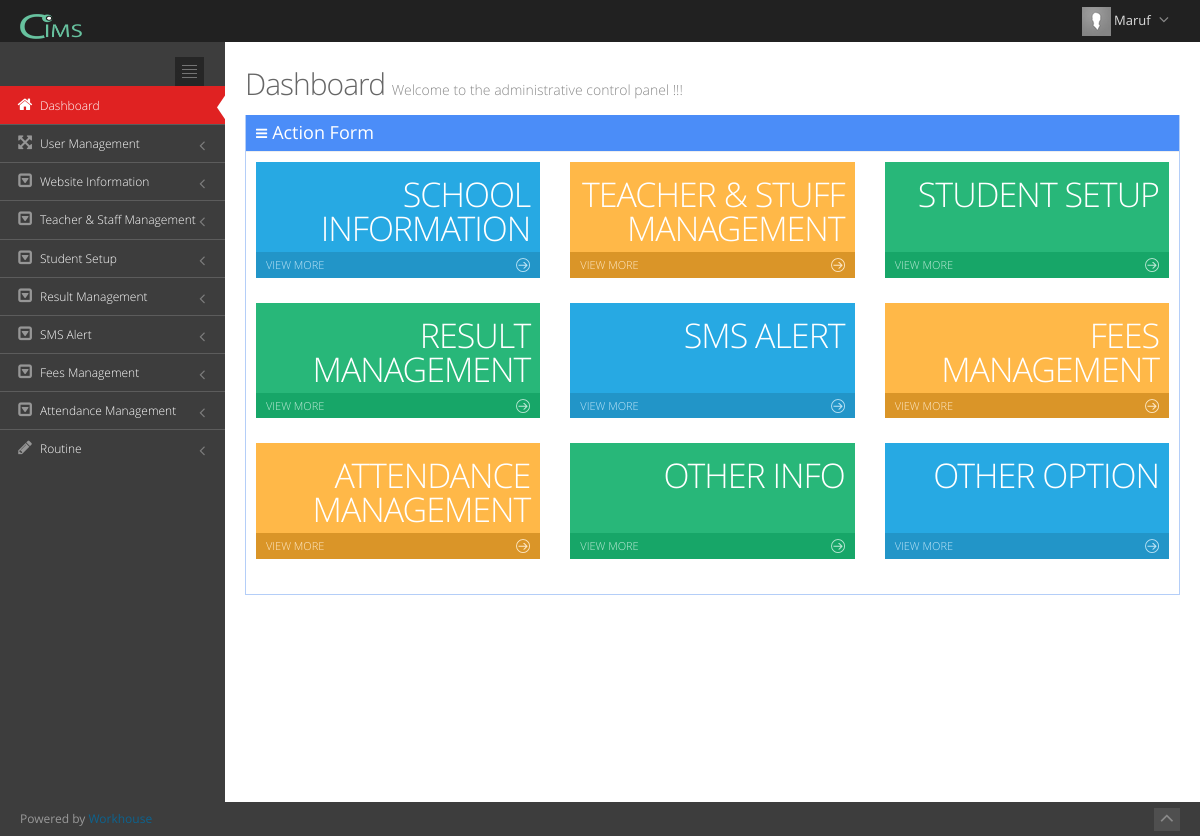
The app's page /index.php?view=home (signed in) with its own data.
### tables this page shows
CREATE TABLE `user_admin` (
  `userid` int(11) NOT NULL,
  `username` text NOT NULL,
  `usr_code` varchar(500) NOT NULL,
  `role` varchar(100) NOT NULL,
  `password` varchar(500) NOT NULL,
  `image` varchar(300) NOT NULL,
  `userdate` date NOT NULL,
  `uniqueToken` varchar(40) NOT NULL
);

CREATE TABLE `t_modules` (
  `moduleid` int(11) NOT NULL COMMENT 'module id',
  `name` text NOT NULL,
  `page_caption` text NOT NULL,
  `page_link` text NOT NULL,
  `is_report` int(2) NOT NULL COMMENT '1=report,0=form',
  `is_main` int(2) NOT NULL COMMENT '1=main,0=sub',
  `icon` varchar(300) NOT NULL,
  `show` int(2) NOT NULL COMMENT '1=show,0=hide'
);

### include/view.php (called while the page is built, shortened)
<?php
	require('functions.php');
	$htaccess = isset($_SERVER['HTACCESS']);
	if(isset($_GET['view'])){
	 	@$view = $_GET['view'];
	}
	else {
	 	$view = 'login';
	}
	$page = $view.'_asoft.php';
	include($page);
?>

### include/functions.php (called while the page is built, shortened)
<?php
function urlroute($url){
	global $htaccess;
	if(!$htaccess){
		$url = 'index.php?view='.$url;
	}
	return $url;
}
function escape($input){
	return mysql_real_escape_string($input);
}
function name($email){
	$sql = "SELECT username FROM user_admin WHERE usr_code = '$email'";
	$qry = mysql_query($sql) or die ("Error in name selection at header".mysql_error());
	$rs = mysql_fetch_array($qry);
	return $rs['username'];
}
?>

### home_asoft.php (the view, shortened to what this page needs)
<?php
$sql_Name = "SELECT name,page_link,page_caption FROM `t_modules` where page_link='".$view."'";
$qry_Name = mysql_query($sql_Name);
$page_title = mysql_result($qry_Name, 0, "name");
$page_caption = mysql_result($qry_Name, 0, "page_caption");
if(isset($_SESSION['com_cbs_aaiam_school_maruf_user_email']) == true)
{
?>
<div class="page-content">
    <div class="row">
        <div class="col-md-12">
        	<h3 class="page-title"><?php echo $page_title;?> <small><?php echo $page_caption;?></small></h3>
        </div>
    </div>
    <div class="row">
        <div class="col-md-12">
<div class="portlet box blue ">
                        <div class="portlet-title">
                            <div class="caption"><i class="icon-reorder"></i>Action Form</div>
                        </div>
                        <div class="portlet-body  flip-scroll">
                            <div class="row">
                                <div class="col-lg-4 col-md-4 col-sm-6 col-xs-12">
                                    <div class="dashboard-stat blue">
                                        <div class="visual">
                                        </div>
                                        <div class="details">
                                            <div class="number">
                                               SCHOOL INFORMATION
                                            </div>
                                        </div>
                                        <a class="more" href="#">
                                             View more <i class="m-icon-swapright m-icon-white"></i>
                                        </a>
                                    </div>
                                </div>
                                <div class="col-lg-4 col-md-4 col-sm-6 col-xs-12">
                                    <div class="dashboard-stat yellow">
                                        <div class="visual">
                                        </div>
                                        <div class="details">
                                            <div class="number bdt">
                                                TEACHER & STUFF MANAGEMENT
                                            </div>
                                        </div>
                                        <a class="more" href="#">
                                             View more <i class="m-icon-swapright m-icon-white"></i>
                                        </a>
                                    </div>
                                </div>
                                <div class="col-lg-4 col-md-4 col-sm-6 col-xs-12">
                                    <div class="dashboard-stat green">
                                        <div class="visual">
                                        </div>
                                        <div class="details">
                                            <div class="number bdt">
                                                STUDENT SETUP
                                            </div>
                                        </div>
                                        <a class="more" href="#">
                                             View more <i class="m-icon-swapright m-icon-white"></i>
                                        </a>
                                    </div>
                                </div>
                                <div class="col-lg-4 col-md-4 col-sm-6 col-xs-12">
                                    <div class="dashboard-stat green">
                                        <div class="visual">
                                        </div>
                                        <div class="details">
                                            <div class="number bdt">
                                                RESULT MANAGEMENT
                                            </div>
                                        </div>
                                        <a class="more" href="#">
                                             View more <i class="m-icon-swapright m-icon-white"></i>
                                        </a>
                                    </div>
                                </div>
                                <div class="col-lg-4 col-md-4 col-sm-6 col-xs-12">
                                    <div class="dashboard-stat blue">
                                        <div class="visual">
                                        </div>
                                        <div class="details">
                                            <div class="number bdt">
                                                SMS ALERT
                                            </div>
                                        </div>
                                        <a class="more" href="#">
                                             View more <i class="m-icon-swapright m-icon-white"></i>
                                        </a>
                                    </div>
                                </div>
                                <div class="col-lg-4 col-md-4 col-sm-6 col-xs-12">
                                    <div class="dashboard-stat yellow">
                                        <div class="visual">
                                        </div>
                                        <div class="details">
                                            <div class="number bdt">
                                               &nbsp; FEES MANAGEMENT
                                            </div>
                                        </div>
                                        <a class="more" href="#">
                                             View more <i class="m-icon-swapright m-icon-white"></i>
                                        </a>
                                    </div>
                                </div>
                                <div class="col-lg-4 col-md-4 col-sm-6 col-xs-12">
                                    <div class="dashboard-stat yellow">
                                        <div class="visual">
                                        </div>
                                        <div class="details">
                                            <div class="number bdt">
                                               ATTENDANCE MANAGEMENT
                                            </div>
                                        </div>
                                        <a class="more" href="#">
                                             View more <i class="m-icon-swapright m-icon-white"></i>
                                        </a>
                                    </div>
                                </div>
                                <div class="col-lg-4 col-md-4 col-sm-6 col-xs-12">
                                    <div class="dashboard-stat green">
                                        <div class="visual">
                                        </div>
                                        <div class="details">
                                            <div class="number bdt">
                                              OTHER INFO
                                            </div>
                                        </div>
                                        <a class="more" href="#">
                                             View more <i class="m-icon-swapright m-icon-white"></i>
                                        </a>
                                    </div>
                                </div>
                                <div class="col-lg-4 col-md-4 col-sm-6 col-xs-12">
                                    <div class="dashboard-stat blue">
                                        <div class="visual">
                                        </div>
                                        <div class="details">
                                            <div class="number bdt">
                                              OTHER OPTION
                                            </div>
                                        </div>
                                        <a class="more" href="#">
                                             View more <i class="m-icon-swapright m-icon-white"></i>
                                        </a>
                                    </div>
                                </div>
                            </div>
                        </div>
                    </div>
        </div>
    </div>
</div>
<?php
}else{
?>
<script type="text/javascript">
location.replace('index.php');
</script>
<?php
}
?>

### include/nav_header.php (shortened to what this page needs)
<div class="header navbar navbar-inverse navbar-fixed-top">
        <div class="header-inner">
           <a class="navbar-brand" href="#" target="_blank">
            <img src="img/login-logo.png" alt="logo" class="img-responsive" style="height:25px"/>
            </a>
            <ul class="nav navbar-nav pull-right">
                <li class="dropdown user">
                	<a href="#" class="dropdown-toggle" data-toggle="dropdown" data-hover="dropdown" data-close-others="true">
                        <?php
						$sql_view = "SELECT * FROM user_admin WHERE usr_code='".@$_SESSION['com_cbs_aaiam_school_maruf_user_email']."'";
						$qry_view = mysql_query($sql_view) or die("Error in view ->".mysql_error());
						$rs_view = mysql_fetch_array($qry_view);
						@$path = 'img/user/'.@$rs_view["image"];
						if(@$rs_view["image"] != "" && file_exists($path)==true){
							$thumbs  = 'img/user/thumbs/small'.@$rs_view["image"];
						}else{
							$thumbs  = 'assets/img/avatar.png';
						}
						?>
                        <img alt="" src="<?php echo $thumbs;?>" height="29"/>
               	 		<span class="username"><?php echo name($_SESSION['com_cbs_aaiam_school_maruf_user_email']);?></span>
                		<i class="icon-angle-down"></i>
                	</a>
                </li>
            </ul>
        </div>
</div>

### include/nav_sidebar.php (shortened to what this page needs)
<div class="page-sidebar navbar-collapse collapse">
         <ul class="page-sidebar-menu">
            <li>
               <div class="sidebar-toggler hidden-phone"></div>
            </li>
            <?php
$Select = mysql_query("SELECT * FROM `hierarchy`");
while($Row = mysql_fetch_assoc($Select)){
	if($Row['category'] == 'm'){
		$Arr[$Row['hierarchy_id']] = $Row['sub_category'];
	}else{
		$Childs[$Row['category']][$Row['hierarchy_id']] = $Row['sub_category'];
	}
}
function gettree($Array,$view,$macs){
		foreach($Array as $key => $value){
			if(array_key_exists($value,@$macs)){
				$sql_category_name = "SELECT * FROM t_modules WHERE moduleid = '".escape($value)."'";
				$qry_category_name = mysql_query($sql_category_name);
				while($rs_category_name = mysql_fetch_array($qry_category_name))
				{
					$name = $rs_category_name['name'];
					$page_link = $rs_category_name['page_link'];
					$icon = $rs_category_name['icon'];
				}
				$qry_is_main_cat = mysql_query("SELECT category FROM `hierarchy` WHERE hierarchy_id=$key");
				$is_main_cat = mysql_result($qry_is_main_cat, 0, "category");
				echo '<li id="module_'.$value.'" ';
					if($page_link == $view) echo 'class="active "';
				echo '>';
					echo '<a   href="'.urlroute($page_link).'"';
					echo '>';
						echo '<i class="'.$icon.'"></i>';
						echo '<span class="title">';
						echo $name;
						echo '</span>';
						echo '<span class="selected"></span>';
					echo '</a> ';
				if($is_main_cat != 'm'){
					echo '</li>';
				}
			}
		}
}
gettree($Arr,$view,$macs);
?>
         </ul>
      </div>

### assets/css/style-metronic.css (style rules this page uses)
div, input, select, textarea, span, img, table, td, th, p, a, button, ul, code, pre, li { -webkit-border-radius: 0 !important; -moz-border-radius: 0 !important; border-radius: 0 !important; }
[class^="m-icon-"] { display: inline-block; width: 14px; height: 14px;; margin-top: 3px; line-height: 14px; vertical-align: top; background-image: url(../img/syncfusion-icons.png); background-position: 0 0; background-repeat: no-repeat; }
.m-icon-white { background-image: url(../img/syncfusion-icons-white.png); }
.m-icon-swapright { background-position: -27px -10px; }

### assets/css/style-responsive.css (style rules this page uses)
@media (min-width: 992px) { .page-sidebar { position: absolute; width: 225px; } }
@media (min-width: 992px) { .page-sidebar.navbar-collapse { max-height: none !important; } }
@media (min-width: 992px) { .page-content { margin-left: 225px; margin-top: 0px; min-height: 760px; padding: 25px 20px 20px 20px; } }

### assets/css/themes/default.css (style rules this page uses)
body { background-color: #3d3d3d !important; }
.header { filter: none !important; background-image: none !important; background-color: #212121 !important; }
.header .navbar-nav li.dropdown .dropdown-toggle i { color: #8a8a8a !important; }
.page-sidebar { background-color: #3d3d3d; }
ul.page-sidebar-menu > li > a { border-top: 1px solid #5c5c5c !important; color: #ffffff !important; }
ul.page-sidebar-menu > li:last-child > a { border-bottom: 1px solid transparent !important; }
ul.page-sidebar-menu > li a i { color: #969696; }
ul.page-sidebar-menu > li.active > a { background: #e02222 !important; border-top-color: transparent !important; color: #ffffff; }
ul.page-sidebar-menu > li.active > a i { color: #ffffff; }
.sidebar-toggler { background-image: url(../../img/sidebar-toggler.jpg); background-color: #242424; }

### records on screen
user_admin: username "Maruf"
t_modules: name "Dashboard", page_caption "Welcome to the administrative control panel !!!"
t_modules: name "User Management"
t_modules: name "Website Information"
t_modules: name "Teacher & Staff Management"
t_modules: name "Student Setup"
t_modules: name "Result Management"
t_modules: name "SMS Alert"
t_modules: name "Fees Management"
t_modules: name "Attendance Management"
t_modules: name "Routine"
